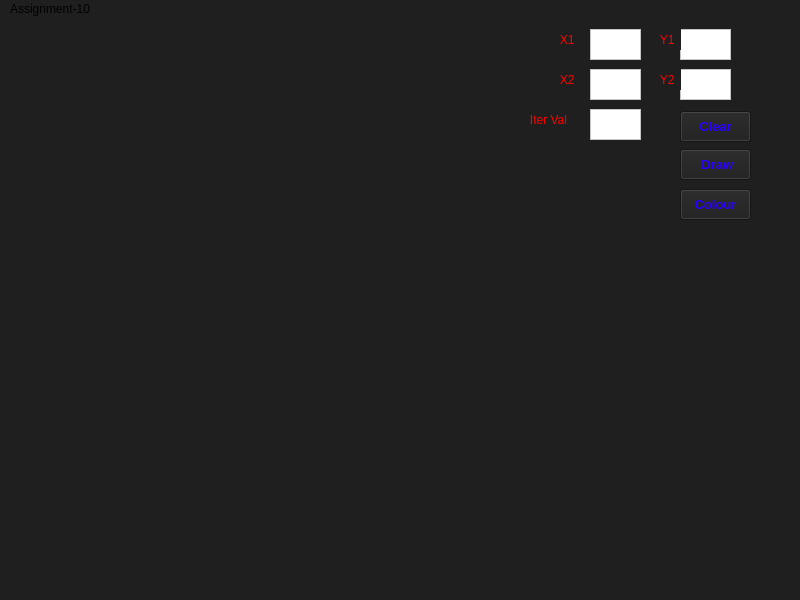
<?xml version="1.0" encoding="UTF-8"?>
<ui version="4.0">
 <class>MainWindow</class>
 <widget class="QMainWindow" name="MainWindow">
  <property name="geometry">
   <rect>
    <x>0</x>
    <y>0</y>
    <width>800</width>
    <height>600</height>
   </rect>
  </property>
  <property name="windowTitle">
   <string>MainWindow</string>
  </property>
  <property name="styleSheet">
   <string notr="true">background-color: rgb(31, 31, 31);</string>
  </property>
  <widget class="QWidget" name="centralwidget">
   <widget class="QLabel" name="label">
    <property name="geometry">
     <rect>
      <x>0</x>
      <y>0</y>
      <width>500</width>
      <height>500</height>
     </rect>
    </property>
    <property name="text">
     <string/>
    </property>
   </widget>
   <widget class="QTextEdit" name="textEdit">
    <property name="geometry">
     <rect>
      <x>590</x>
      <y>10</y>
      <width>51</width>
      <height>31</height>
     </rect>
    </property>
    <property name="styleSheet">
     <string notr="true">background-color: rgb(255, 255, 255);</string>
    </property>
   </widget>
   <widget class="QTextEdit" name="textEdit_2">
    <property name="geometry">
     <rect>
      <x>680</x>
      <y>10</y>
      <width>51</width>
      <height>31</height>
     </rect>
    </property>
    <property name="styleSheet">
     <string notr="true">background-color: rgb(255, 255, 255);</string>
    </property>
   </widget>
   <widget class="QLabel" name="label_2">
    <property name="geometry">
     <rect>
      <x>550</x>
      <y>10</y>
      <width>31</width>
      <height>21</height>
     </rect>
    </property>
    <property name="styleSheet">
     <string notr="true">color: rgb(255, 0, 0);</string>
    </property>
    <property name="text">
     <string>   X1</string>
    </property>
   </widget>
   <widget class="QLabel" name="label_3">
    <property name="geometry">
     <rect>
      <x>650</x>
      <y>10</y>
      <width>31</width>
      <height>21</height>
     </rect>
    </property>
    <property name="styleSheet">
     <string notr="true">color: rgb(255, 0, 0);</string>
    </property>
    <property name="text">
     <string>   Y1</string>
    </property>
   </widget>
   <widget class="QTextEdit" name="textEdit_3">
    <property name="geometry">
     <rect>
      <x>590</x>
      <y>50</y>
      <width>51</width>
      <height>31</height>
     </rect>
    </property>
    <property name="styleSheet">
     <string notr="true">background-color: rgb(255, 255, 255);</string>
    </property>
   </widget>
   <widget class="QTextEdit" name="textEdit_4">
    <property name="geometry">
     <rect>
      <x>680</x>
      <y>50</y>
      <width>51</width>
      <height>31</height>
     </rect>
    </property>
    <property name="styleSheet">
     <string notr="true">background-color: rgb(255, 255, 255);</string>
    </property>
   </widget>
   <widget class="QLabel" name="label_4">
    <property name="geometry">
     <rect>
      <x>550</x>
      <y>50</y>
      <width>31</width>
      <height>21</height>
     </rect>
    </property>
    <property name="styleSheet">
     <string notr="true">color: rgb(255, 0, 0);</string>
    </property>
    <property name="text">
     <string>   X2</string>
    </property>
   </widget>
   <widget class="QLabel" name="label_5">
    <property name="geometry">
     <rect>
      <x>650</x>
      <y>50</y>
      <width>31</width>
      <height>21</height>
     </rect>
    </property>
    <property name="styleSheet">
     <string notr="true">color: rgb(255, 0, 0);</string>
    </property>
    <property name="text">
     <string>   Y2</string>
    </property>
   </widget>
   <widget class="QLabel" name="label_6">
    <property name="geometry">
     <rect>
      <x>520</x>
      <y>90</y>
      <width>61</width>
      <height>21</height>
     </rect>
    </property>
    <property name="styleSheet">
     <string notr="true">color: rgb(255, 0, 0);</string>
    </property>
    <property name="text">
     <string>   Iter Val</string>
    </property>
   </widget>
   <widget class="QPushButton" name="pushButton">
    <property name="geometry">
     <rect>
      <x>680</x>
      <y>92</y>
      <width>71</width>
      <height>31</height>
     </rect>
    </property>
    <property name="font">
     <font>
      <pointsize>10</pointsize>
      <weight>75</weight>
      <bold>true</bold>
     </font>
    </property>
    <property name="styleSheet">
     <string notr="true">color: rgb(38, 0, 255);</string>
    </property>
    <property name="text">
     <string>Clear</string>
    </property>
   </widget>
   <widget class="QPushButton" name="pushButton_2">
    <property name="geometry">
     <rect>
      <x>680</x>
      <y>130</y>
      <width>71</width>
      <height>31</height>
     </rect>
    </property>
    <property name="font">
     <font>
      <pointsize>10</pointsize>
      <weight>75</weight>
      <bold>true</bold>
     </font>
    </property>
    <property name="styleSheet">
     <string notr="true">color: rgb(38, 0, 255);</string>
    </property>
    <property name="text">
     <string> Draw</string>
    </property>
   </widget>
   <widget class="QTextEdit" name="textEdit_5">
    <property name="geometry">
     <rect>
      <x>590</x>
      <y>90</y>
      <width>51</width>
      <height>31</height>
     </rect>
    </property>
    <property name="styleSheet">
     <string notr="true">background-color: rgb(255, 255, 255);</string>
    </property>
   </widget>
   <widget class="QPushButton" name="pushButton_3">
    <property name="geometry">
     <rect>
      <x>680</x>
      <y>170</y>
      <width>71</width>
      <height>31</height>
     </rect>
    </property>
    <property name="font">
     <font>
      <pointsize>10</pointsize>
      <weight>75</weight>
      <bold>true</bold>
     </font>
    </property>
    <property name="styleSheet">
     <string notr="true">color: rgb(38, 0, 255);</string>
    </property>
    <property name="text">
     <string>Colour</string>
    </property>
   </widget>
  </widget>
  <widget class="QMenuBar" name="menubar">
   <property name="geometry">
    <rect>
     <x>0</x>
     <y>0</y>
     <width>800</width>
     <height>25</height>
    </rect>
   </property>
   <widget class="QMenu" name="menuAssignment_10">
    <property name="title">
     <string>Assignment-10</string>
    </property>
   </widget>
   <addaction name="menuAssignment_10"/>
  </widget>
  <widget class="QStatusBar" name="statusbar"/>
 </widget>
 <resources/>
 <connections/>
</ui>
